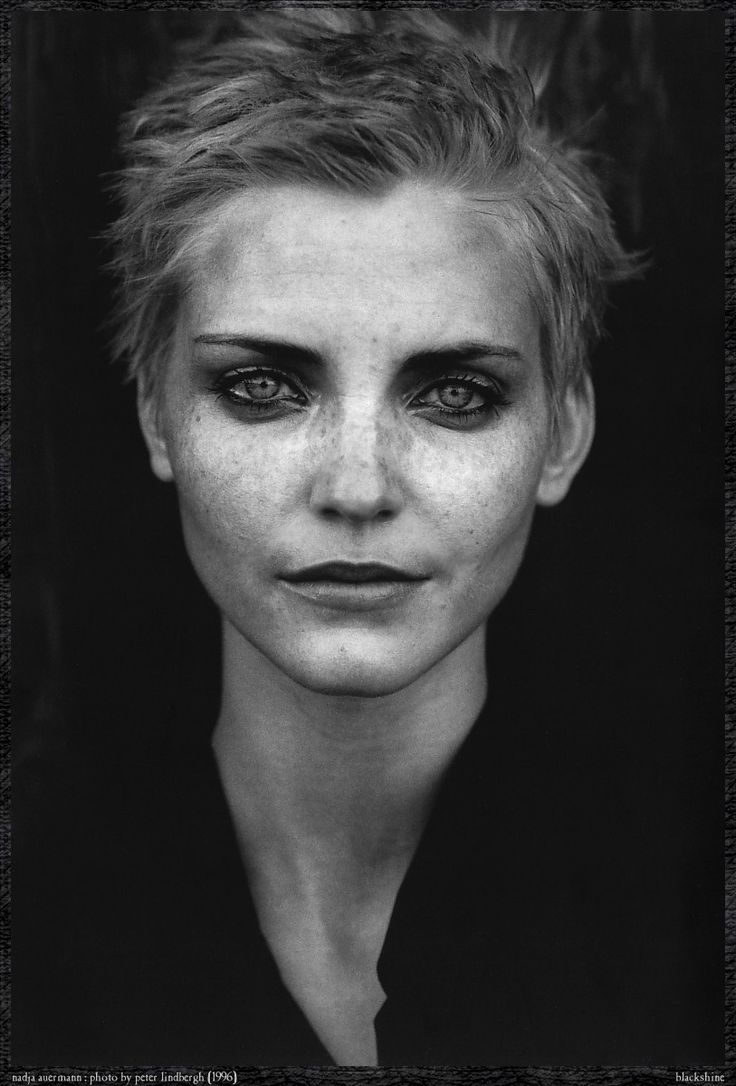
#> input picture resim/1 (4014).jpg, 736 x 1086 px
$ python -i mask.py   (imports and definitions only)
#> lines starting #> are read from the running program, lines starting #| are printed output that depends on the picture; pictures that were not available may be replaced by others from this repository, and a replacement may not be noted
import cv2,os
from PIL import Image

def maske_olustur(path):
#> called with path = 'resim/1 (4014).jpg'
    face_cascade = cv2.CascadeClassifier("haarcascade_frontalface_alt.xml")
    #https://github.com/opencv/opencv/blob/master/data/haarcascades/haarcascade_frontalface_alt.xml
    img = cv2.imread(path)
#> img is the input picture: shape (1086, 736, 3); mean B, G, R 58, 58, 58
    im1 = Image.open(path)
    im2 = Image.open("default-maske.png")

    gray = cv2.cvtColor(img, cv2.COLOR_BGR2GRAY)
    faces = face_cascade.detectMultiScale(gray, 1.3, 5)
#> faces = [[104, 194, 503, 503]]

    if  len(faces) != 1:
        im1.close()
        if os.path.exists(path):
            os.remove(path)
            return

    for (x,y,w,h) in faces:
        print(x,y,w,h)
        old = int(h/2)
        newsize = (int(w),int(h*12/20))
        area = (x-80,y-80,x+80+w,y+80+h)
        im2 = im2.resize(newsize)
        im3 = im1.copy()
        im1.paste( im2, (x, y+old),im2)
#> this loop made 1 pass
#> (x, y, w, h, old, newsize, area) on pass 1: (104, 194, 503, 503, 251, (503, 301), (24, 114, 687, 777))
#| 104 194 503 503
#> pass 1, in maske_olustur, `im2 = im2.resize(newsize)`:
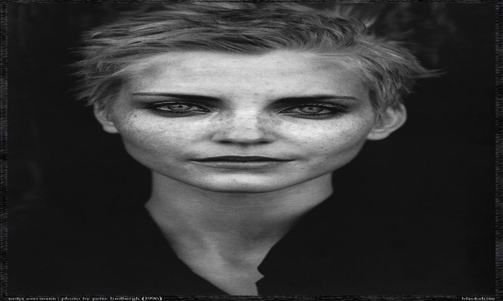
#> im2: PIL image 503x301 RGB; mean R, G, B 58, 58, 58
    for (x,y,w,h) in faces:
        saves(path,im1)
        saves2(path,im3)

def saves(path,im1) :
    path_splits = os.path.splitext(path[6:])
    new_face_path = "resim\\maskeli\\" + path_splits[0] + '-with-mask' + path_splits[1]
    im1.save(new_face_path)
    print(f'Kaydediliyor.. {new_face_path}')
def saves2(path,im3) :
    path_splits = os.path.splitext(path[6:])
    new_face_path = "resim\\maskesiz\\" + path_splits[0] + '-without-mask' + path_splits[1]
    im3.save(new_face_path)
    print(f'Kaydediliyor.. {new_face_path}')


#> (the run stopped early here; a loop or call above may not have finished)

$ run again, on resim/1 (4017).jpg
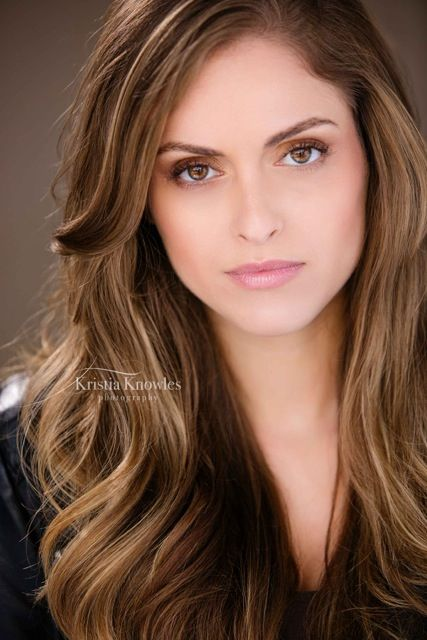
#> input picture resim/1 (4017).jpg, 427 x 640 px
#> in maske_olustur, img is the input picture: shape (640, 427, 3); mean B, G, R 67, 84.4, 117.3
#> in maske_olustur, `gray = cv2.cvtColor(img, cv2.COLOR_BGR2GRAY)`:
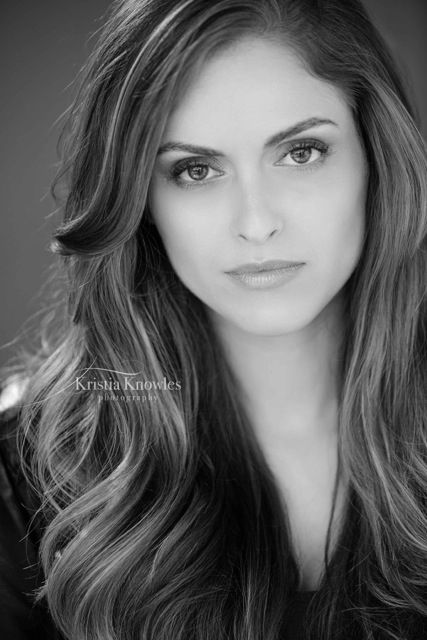
#> gray: shape (640, 427); min 0, max 250, mean 92.2
#> faces = [[121, 65, 260, 260]]
#> the loop in maske_olustur, `for (x,y,w,h) in faces:` made 1 pass
#> (x, y, w, h, old, newsize, area) on pass 1: (121, 65, 260, 260, 130, (260, 156), (41, -15, 461, 405))
#> (printed output is left out)
#> pass 1, in maske_olustur, `im2 = im2.resize(newsize)`:
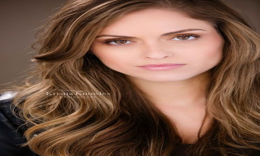
#> im2: PIL image 260x156 RGB; mean R, G, B 117.3, 84.4, 67
